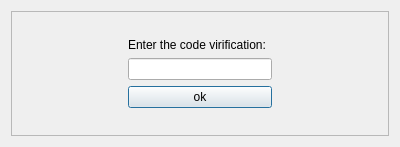
<?xml version="1.0" encoding="UTF-8"?>
<ui version="4.0">
 <class>login_failed_message_dialog</class>
 <widget class="QDialog" name="login_failed_message_dialog">
  <property name="geometry">
   <rect>
    <x>0</x>
    <y>0</y>
    <width>400</width>
    <height>147</height>
   </rect>
  </property>
  <property name="windowTitle">
   <string>log in failed</string>
  </property>
  <property name="windowIcon">
   <iconset>
    <normaloff>../../Cayload_Blockchain_Both_Side/Cayload-Client/UI Files/images/logo.356db89e.png</normaloff>../../Cayload_Blockchain_Both_Side/Cayload-Client/UI Files/images/logo.356db89e.png</iconset>
  </property>
  <layout class="QVBoxLayout" name="verticalLayout">
   <item>
    <widget class="QFrame" name="frame">
     <property name="frameShape">
      <enum>QFrame::StyledPanel</enum>
     </property>
     <property name="frameShadow">
      <enum>QFrame::Raised</enum>
     </property>
     <layout class="QGridLayout" name="gridLayout_2">
      <item row="0" column="1">
       <spacer name="verticalSpacer">
        <property name="orientation">
         <enum>Qt::Vertical</enum>
        </property>
        <property name="sizeHint" stdset="0">
         <size>
          <width>20</width>
          <height>60</height>
         </size>
        </property>
       </spacer>
      </item>
      <item row="2" column="0">
       <spacer name="horizontalSpacer">
        <property name="orientation">
         <enum>Qt::Horizontal</enum>
        </property>
        <property name="sizeHint" stdset="0">
         <size>
          <width>44</width>
          <height>20</height>
         </size>
        </property>
       </spacer>
      </item>
      <item row="3" column="3">
       <spacer name="horizontalSpacer_4">
        <property name="orientation">
         <enum>Qt::Horizontal</enum>
        </property>
        <property name="sizeHint" stdset="0">
         <size>
          <width>45</width>
          <height>20</height>
         </size>
        </property>
       </spacer>
      </item>
      <item row="3" column="0">
       <spacer name="horizontalSpacer_3">
        <property name="orientation">
         <enum>Qt::Horizontal</enum>
        </property>
        <property name="sizeHint" stdset="0">
         <size>
          <width>44</width>
          <height>20</height>
         </size>
        </property>
       </spacer>
      </item>
      <item row="1" column="1">
       <widget class="QLabel" name="label">
        <property name="text">
         <string>Enter the code virification:</string>
        </property>
       </widget>
      </item>
      <item row="4" column="1" colspan="2">
       <spacer name="verticalSpacer_3">
        <property name="orientation">
         <enum>Qt::Vertical</enum>
        </property>
        <property name="sizeHint" stdset="0">
         <size>
          <width>20</width>
          <height>60</height>
         </size>
        </property>
       </spacer>
      </item>
      <item row="2" column="3">
       <spacer name="horizontalSpacer_2">
        <property name="orientation">
         <enum>Qt::Horizontal</enum>
        </property>
        <property name="sizeHint" stdset="0">
         <size>
          <width>40</width>
          <height>20</height>
         </size>
        </property>
       </spacer>
      </item>
      <item row="2" column="1" colspan="2">
       <widget class="QLineEdit" name="lineEdit"/>
      </item>
      <item row="3" column="1" colspan="2">
       <widget class="QPushButton" name="login_failed_message_Button">
        <property name="text">
         <string>ok</string>
        </property>
       </widget>
      </item>
     </layout>
    </widget>
   </item>
  </layout>
 </widget>
 <resources/>
 <connections/>
</ui>
